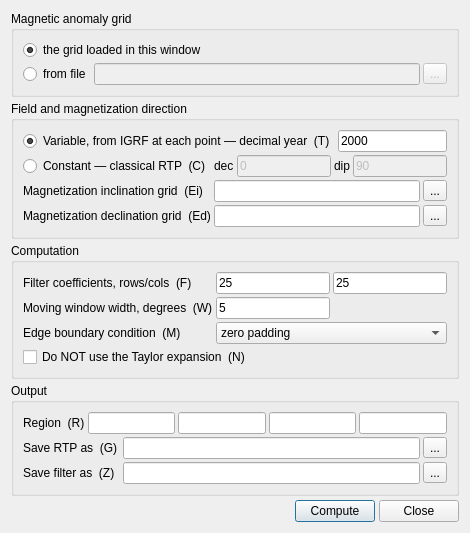
<?xml version="1.0" encoding="UTF-8"?>
<!--
  grdredpol_dialog.ui — Geophysics > Magnetics > "grdredpol": Continuous Reduction To the Pole
  (differential RTP, Luis & Miranda 2008). Loaded at RUNTIME by GrdRedPolDialog
  (deps/src/70_window.cpp) via QUiLoader, so plain Qt widget classes only.
  Controls map 1:1 onto the module's options (letter shown in the label):
    input grid, C dec/dip, Ei inc grid, Ed dec grid, F m/n, M m|r, N, W, T, R, G, Z.
  GMT.jl has no verbose wrapper for this supplement, so Julia drives it in MONOLITHIC mode —
  still one in-process library call, never an OS subprocess.
-->
<ui version="4.0">
 <class>GrdRedPolDialog</class>
 <widget class="QDialog" name="GrdRedPolDialog">
  <property name="windowTitle">
   <string>grdredpol</string>
  </property>
  <property name="geometry">
   <rect>
    <x>0</x>
    <y>0</y>
    <width>470</width>
    <height>420</height>
   </rect>
  </property>
  <layout class="QVBoxLayout" name="verticalLayout_main">
   <property name="spacing">
    <number>4</number>
   </property>

   <!-- ===================== Input anomaly grid ===================== -->
   <item>
    <widget class="QGroupBox" name="gb_input">
     <property name="title">
      <string>Magnetic anomaly grid</string>
     </property>
     <layout class="QVBoxLayout" name="verticalLayout_input">
      <property name="spacing">
       <number>3</number>
      </property>
      <item>
       <widget class="QRadioButton" name="rb_inMem">
        <property name="text">
         <string>the grid loaded in this window</string>
        </property>
        <property name="checked">
         <bool>true</bool>
        </property>
       </widget>
      </item>
      <item>
       <layout class="QHBoxLayout" name="horizontalLayout_in">
        <item>
         <widget class="QRadioButton" name="rb_inFile">
          <property name="text">
           <string>from file</string>
          </property>
         </widget>
        </item>
        <item>
         <widget class="QLineEdit" name="le_inFile">
          <property name="enabled">
           <bool>false</bool>
          </property>
         </widget>
        </item>
        <item>
         <widget class="QToolButton" name="btn_inBrowse">
          <property name="enabled">
           <bool>false</bool>
          </property>
          <property name="text">
           <string>...</string>
          </property>
         </widget>
        </item>
       </layout>
      </item>
     </layout>
    </widget>
   </item>

   <!-- ============ Field & magnetization direction ============ -->
   <item>
    <widget class="QGroupBox" name="gb_direction">
     <property name="title">
      <string>Field and magnetization direction</string>
     </property>
     <layout class="QVBoxLayout" name="verticalLayout_dir">
      <property name="spacing">
       <number>3</number>
      </property>
      <item>
       <layout class="QHBoxLayout" name="horizontalLayout_igrf">
        <item>
         <widget class="QRadioButton" name="rb_igrf">
          <property name="text">
           <string>Variable, from IGRF at each point — decimal year  (T)</string>
          </property>
          <property name="checked">
           <bool>true</bool>
          </property>
         </widget>
        </item>
        <item>
         <widget class="QLineEdit" name="le_year">
          <property name="text">
           <string>2000</string>
          </property>
          <property name="maximumWidth">
           <number>70</number>
          </property>
         </widget>
        </item>
       </layout>
      </item>
      <item>
       <layout class="QHBoxLayout" name="horizontalLayout_const">
        <item>
         <widget class="QRadioButton" name="rb_const">
          <property name="text">
           <string>Constant — classical RTP  (C)</string>
          </property>
         </widget>
        </item>
        <item>
         <widget class="QLabel" name="lbl_dec">
          <property name="text">
           <string>dec</string>
          </property>
         </widget>
        </item>
        <item>
         <widget class="QLineEdit" name="le_dec">
          <property name="enabled">
           <bool>false</bool>
          </property>
          <property name="text">
           <string>0</string>
          </property>
         </widget>
        </item>
        <item>
         <widget class="QLabel" name="lbl_dip">
          <property name="text">
           <string>dip</string>
          </property>
         </widget>
        </item>
        <item>
         <widget class="QLineEdit" name="le_dip">
          <property name="enabled">
           <bool>false</bool>
          </property>
          <property name="text">
           <string>90</string>
          </property>
         </widget>
        </item>
       </layout>
      </item>
      <item>
       <layout class="QGridLayout" name="gridLayout_dirGrids">
        <item row="0" column="0">
         <widget class="QLabel" name="lbl_incGrid">
          <property name="text">
           <string>Magnetization inclination grid  (Ei)</string>
          </property>
         </widget>
        </item>
        <item row="0" column="1">
         <widget class="QLineEdit" name="le_incGrid">
          <property name="toolTip">
           <string>Optional. Whatever is not given as a grid comes from IGRF. May be coarser than the anomaly grid.</string>
          </property>
         </widget>
        </item>
        <item row="0" column="2">
         <widget class="QToolButton" name="btn_incGridBrowse">
          <property name="text">
           <string>...</string>
          </property>
         </widget>
        </item>
        <item row="1" column="0">
         <widget class="QLabel" name="lbl_decGrid">
          <property name="text">
           <string>Magnetization declination grid  (Ed)</string>
          </property>
         </widget>
        </item>
        <item row="1" column="1">
         <widget class="QLineEdit" name="le_decGrid">
          <property name="toolTip">
           <string>Optional. Whatever is not given as a grid comes from IGRF. May be coarser than the anomaly grid.</string>
          </property>
         </widget>
        </item>
        <item row="1" column="2">
         <widget class="QToolButton" name="btn_decGridBrowse">
          <property name="text">
           <string>...</string>
          </property>
         </widget>
        </item>
       </layout>
      </item>
     </layout>
    </widget>
   </item>

   <!-- ===================== Computation ===================== -->
   <item>
    <widget class="QGroupBox" name="gb_compute">
     <property name="title">
      <string>Computation</string>
     </property>
     <layout class="QGridLayout" name="gridLayout_compute">
      <property name="spacing">
       <number>3</number>
      </property>
      <item row="0" column="0">
       <widget class="QLabel" name="lbl_filter">
        <property name="text">
         <string>Filter coefficients, rows/cols  (F)</string>
        </property>
       </widget>
      </item>
      <item row="0" column="1">
       <widget class="QLineEdit" name="le_filtRows">
        <property name="text">
         <string>25</string>
        </property>
        <property name="toolTip">
         <string>Must be ODD and at least 5</string>
        </property>
       </widget>
      </item>
      <item row="0" column="2">
       <widget class="QLineEdit" name="le_filtCols">
        <property name="text">
         <string>25</string>
        </property>
        <property name="toolTip">
         <string>Must be ODD and at least 5</string>
        </property>
       </widget>
      </item>
      <item row="1" column="0">
       <widget class="QLabel" name="lbl_winWidth">
        <property name="text">
         <string>Moving window width, degrees  (W)</string>
        </property>
       </widget>
      </item>
      <item row="1" column="1">
       <widget class="QLineEdit" name="le_winWidth">
        <property name="text">
         <string>5</string>
        </property>
        <property name="toolTip">
         <string>Inside each bin the ambient field and the magnetization vector are taken as constant</string>
        </property>
       </widget>
      </item>
      <item row="2" column="0">
       <widget class="QLabel" name="lbl_boundary">
        <property name="text">
         <string>Edge boundary condition  (M)</string>
        </property>
       </widget>
      </item>
      <item row="2" column="1" colspan="2">
       <widget class="QComboBox" name="cb_boundary">
        <item>
         <property name="text">
          <string>zero padding</string>
         </property>
        </item>
        <item>
         <property name="text">
          <string>mirror edges (Mm)</string>
         </property>
        </item>
        <item>
         <property name="text">
          <string>replicate edges (Mr)</string>
         </property>
        </item>
       </widget>
      </item>
      <item row="3" column="0" colspan="3">
       <widget class="QCheckBox" name="chk_noTaylor">
        <property name="text">
         <string>Do NOT use the Taylor expansion  (N)</string>
        </property>
       </widget>
      </item>
     </layout>
    </widget>
   </item>

   <!-- ===================== Output ===================== -->
   <item>
    <widget class="QGroupBox" name="gb_output">
     <property name="title">
      <string>Output</string>
     </property>
     <layout class="QVBoxLayout" name="verticalLayout_output">
      <property name="spacing">
       <number>3</number>
      </property>
      <item>
       <layout class="QGridLayout" name="gridLayout_region">
        <item row="0" column="0">
         <widget class="QLabel" name="lbl_region">
          <property name="text">
           <string>Region  (R)</string>
          </property>
         </widget>
        </item>
        <item row="0" column="1">
         <widget class="QLineEdit" name="le_xmin">
          <property name="toolTip">
           <string>xmin</string>
          </property>
         </widget>
        </item>
        <item row="0" column="2">
         <widget class="QLineEdit" name="le_xmax">
          <property name="toolTip">
           <string>xmax</string>
          </property>
         </widget>
        </item>
        <item row="0" column="3">
         <widget class="QLineEdit" name="le_ymin">
          <property name="toolTip">
           <string>ymin</string>
          </property>
         </widget>
        </item>
        <item row="0" column="4">
         <widget class="QLineEdit" name="le_ymax">
          <property name="toolTip">
           <string>ymax</string>
          </property>
         </widget>
        </item>
       </layout>
      </item>
      <item>
       <layout class="QGridLayout" name="gridLayout_outfiles">
      <item row="1" column="0">
       <widget class="QLabel" name="lbl_outfile">
        <property name="text">
         <string>Save RTP as  (G)</string>
        </property>
       </widget>
      </item>
      <item row="1" column="1" colspan="3">
       <widget class="QLineEdit" name="le_outfile">
        <property name="toolTip">
         <string>Optional. The result is always added to this window; give a name here to also write it to disk.</string>
        </property>
       </widget>
      </item>
      <item row="1" column="4">
       <widget class="QToolButton" name="btn_outfileBrowse">
        <property name="text">
         <string>...</string>
        </property>
       </widget>
      </item>
      <item row="2" column="0">
       <widget class="QLabel" name="lbl_filterFile">
        <property name="text">
         <string>Save filter as  (Z)</string>
        </property>
       </widget>
      </item>
      <item row="2" column="1" colspan="3">
       <widget class="QLineEdit" name="le_filterFile">
        <property name="toolTip">
         <string>Optional. Writes the computed filter to disk.</string>
        </property>
       </widget>
      </item>
      <item row="2" column="4">
       <widget class="QToolButton" name="btn_filterFileBrowse">
        <property name="text">
         <string>...</string>
        </property>
       </widget>
      </item>
       </layout>
      </item>
     </layout>
    </widget>
   </item>

   <item>
    <layout class="QHBoxLayout" name="horizontalLayout_buttons">
     <item>
      <spacer name="horizontalSpacer_buttons">
       <property name="orientation">
        <enum>Qt::Horizontal</enum>
       </property>
       <property name="sizeHint" stdset="0">
        <size>
         <width>10</width>
         <height>10</height>
        </size>
       </property>
      </spacer>
     </item>
     <item>
      <widget class="QPushButton" name="btn_compute">
       <property name="text">
        <string>Compute</string>
       </property>
      </widget>
     </item>
     <item>
      <widget class="QPushButton" name="btn_close">
       <property name="text">
        <string>Close</string>
       </property>
      </widget>
     </item>
    </layout>
   </item>

  </layout>
 </widget>
 <resources/>
 <connections/>
</ui>
